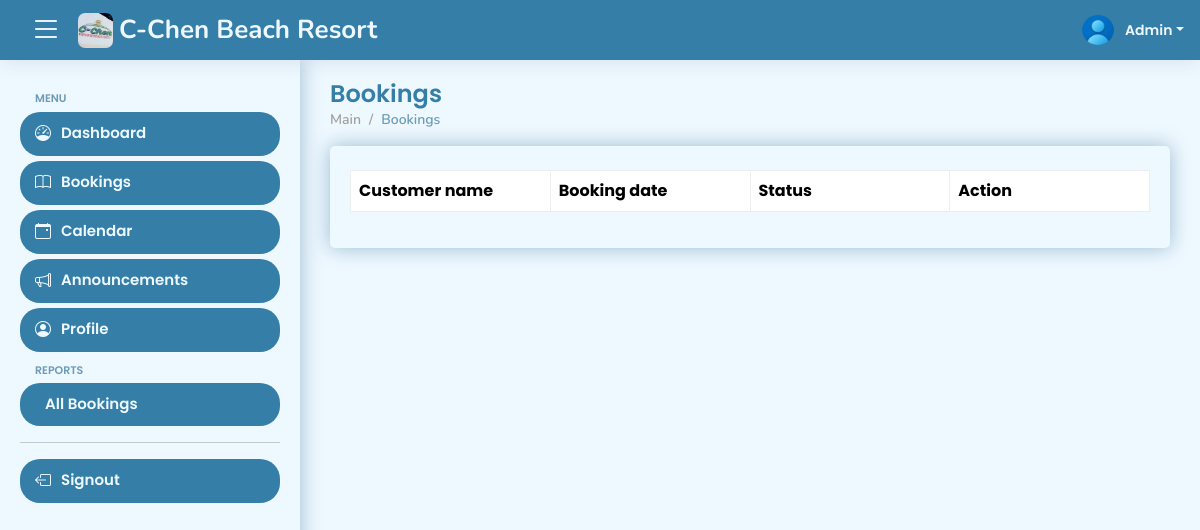
The app's page /views/admin/bookings (signed in), older data.
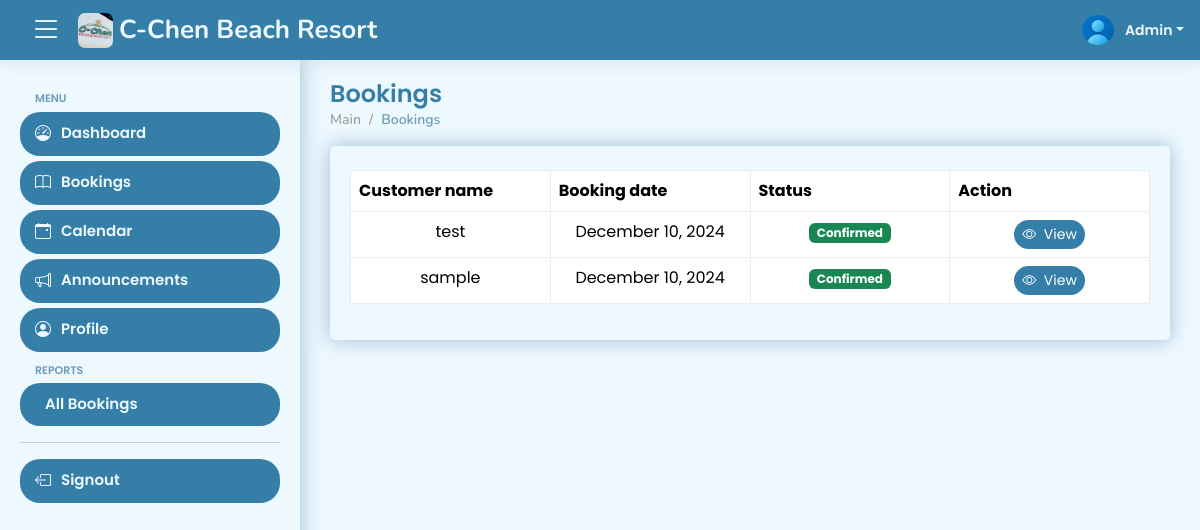
The same page, newer data.
### tables this page shows
CREATE TABLE IF NOT EXISTS `tbl_bookings` (
  `booking_id` int NOT NULL AUTO_INCREMENT,
  `reference_number` varchar(50) NOT NULL,
  `fullname` varchar(50) NOT NULL,
  `email` varchar(50) NOT NULL,
  `phone_number` varchar(50) NOT NULL,
  `date_check_in` date NOT NULL,
  `date_check_out` date NOT NULL,
  `message` text NOT NULL,
  `reason_for_cancellation` text,
  `mode_of_payment_id` int NOT NULL,
  `evidence` varchar(255) NOT NULL,
  `booking_status_id` int NOT NULL,
  `created_at` timestamp NOT NULL,
  PRIMARY KEY (`booking_id`)
);

### views/admin/bookings.php (the view, shortened to what the changed rows need)
<?php
if (isset($_SESSION['id'])) {
?>
    <!DOCTYPE html>
    <html lang="en">
    <head>
        <?php include 'includes/head.php' ?>
    </head>
    <body>
        <?php include 'includes/header.php' ?>
        <main id="main" class="main">
            <div class="pagetitle">
                <h1>Bookings</h1>
            </div>
            <section class="section dashboard mb-5">
                <div class="row">
                    <div class="col-lg-12">
                        <div class="card">
                            <div class="card-body">
                                <div class="table-responsive mt-4" id="data-table">
                                    <table class="table" id="paginateAllReservations">
                                        <col width="25%">
                                        <col width="25%">
                                        <col width="25%">
                                        <col width="25%">
                                        <thead>
                                            <tr>
                                                <th>Customer name</th>
                                                <th>Booking date</th>
                                                <th>Status</th>
                                                <th>Action</th>
                                            </tr>
                                        </thead>
                                        <tbody>
                                            <?php
                                            $stmtBookings = $conn->prepare(' SELECT
                                            tbl_bookings.*,
                                            tbl_mode_of_payment.mode_of_payment
                                            FROM tbl_bookings
                                            INNER JOIN tbl_mode_of_payment ON tbl_bookings.mode_of_payment_id = tbl_mode_of_payment.mode_of_payment_id
                                            ORDER BY tbl_bookings.created_at ASC');
                                            $stmtBookings->execute();
                                            $resultBookings = $stmtBookings->get_result();
                                            if ($resultBookings->num_rows > 0) {
                                                while ($rowBookings = $resultBookings->fetch_assoc()) {
                                                    $booking_id = $rowBookings['booking_id'];
                                                    $fullname = $rowBookings['fullname'];
                                                    $booking_status_id = $rowBookings['booking_status_id'];
                                                    $created_at = (new DateTime($rowBookings['created_at']))->format("F j, Y");
                                                    if ($booking_status_id == 1) {
                                                        $status = "Pending";
                                                        $badge = "class='badge bg-warning'";
                                                        $style = "class='text-warning'";
                                                        $cnfrmBtn = "flex;";
                                                        $reason = "none";
                                                    } else if ($booking_status_id == 2) {
                                                        $status = "Confirmed";
                                                        $badge = "class='badge bg-success'";
                                                    } else if ($booking_status_id == 3) {
                                                        $status = "Decline";
                                                        $badge = "class='badge bg-danger'";
                                                        $style = "class='text-danger'";
                                                        $cnfrmBtn = "none;";
                                                        $reason = "none";
                                                    } else if ($booking_status_id == 4) {
                                                        $status = "Cancelled";
                                                        $badge = "class='badge bg-warning'";
                                                        $style = "class='text-warning'";
                                                        $cnfrmBtn = "flex;";
                                                        $reason = "block";
                                                    }
                                                    echo "
                                                    <tr>
                                                        <td class='text-center'>$fullname</td>
                                                        <td class='text-center'>$created_at</td>
                                                        <td class='text-center'><span $badge>$status</span></td>
                                                        <td class='text-center'>
                                                            <button class='btn btn-sm btn-primary rounded-5' data-bs-toggle='modal' data-bs-target='#infoModal$booking_id'>
                                                                <i class='bi bi-eye'></i>&nbsp; <span class='to-hide'>View</span>
                                                            </button>
                                                        </td>
                                                    </tr>
                                                    ";
                                            ?>
                                            <?php
                                                }
                                            }
                                            ?>
                                        </tbody>
                                    </table>
                                </div>
                            </div>
                        </div>
                    </div>
                </div>
            </section>
        </main>
    </body>
    </html>
<?php
} else {
    header('Location: ../../signout.php');
    exit();
}
?>

Row changes from the older to the newer data that the page shows:
added tbl_bookings: fullname "test", created_at "December 10, 2024", booking_status "Confirmed"
added tbl_bookings: fullname "sample", created_at "December 10, 2024", booking_status "Confirmed"
